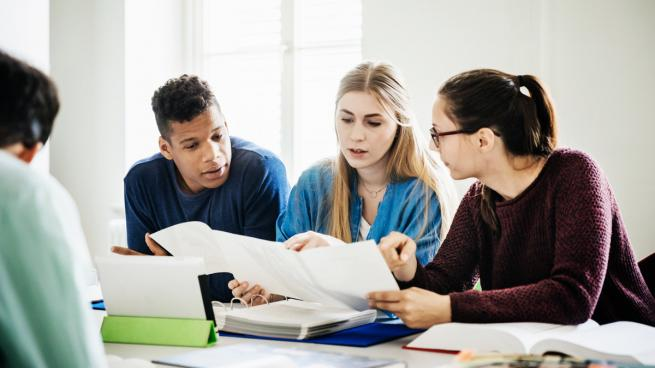
#> input picture test.jpg, 655 x 368 px
$ python multiplefaces.py
#> lines starting #> are read from the running program, lines starting #| are printed output that depends on the picture
# -*- coding: utf-8 -*-
"""multiplefaces.ipynb

Automatically generated by Colaboratory.

Original file is located at
    https://colab.research.google.com/drive/1bg9wZy2E-zpoollkmGX5mwr2JsIkkigb
"""

# Commented out IPython magic to ensure Python compatibility.
import numpy as np
import cv2
import matplotlib.pyplot as plt
# %matplotlib inline

image1 = cv2.imread('test.jpg')
#> image1 is the input picture: shape (368, 655, 3); mean B, G, R 159, 163.6, 164.3
image_gray = cv2.cvtColor(image1, cv2.COLOR_BGR2GRAY)
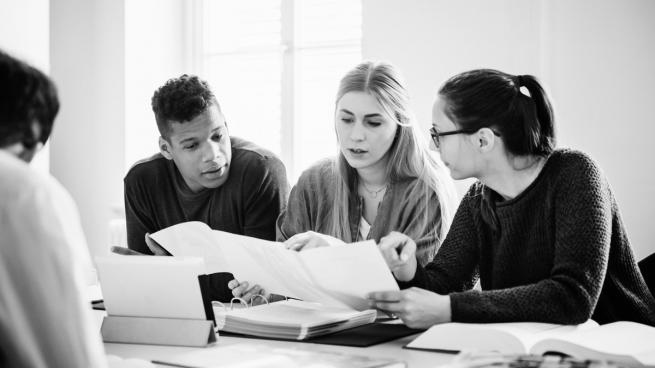
#> image_gray: shape (368, 655); min 0, max 255, mean 163.3
plt.imshow(image_gray, cmap='gray')

def convertToRGB(image):
  return cv2.cvtColor(image,cv2.COLOR_BGR2RGB)

#> (the run stopped early here; a loop or call above may not have finished)
